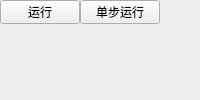
  <widget class="QDockWidget" name="runWidget">
   <property name="minimumSize">
    <size>
     <width>58</width>
     <height>58</height>
    </size>
   </property>
   <property name="contextMenuPolicy">
    <enum>Qt::DefaultContextMenu</enum>
   </property>
   <property name="features">
    <set>QDockWidget::DockWidgetFloatable|QDockWidget::DockWidgetMovable</set>
   </property>
   <attribute name="dockWidgetArea">
    <number>4</number>
   </attribute>
   <widget class="QWidget" name="dockWidgetContents_5">
    <widget class="QPushButton" name="pushButton">
     <property name="geometry">
      <rect>
       <x>0</x>
       <y>0</y>
       <width>80</width>
       <height>24</height>
      </rect>
     </property>
     <property name="text">
      <string>运行</string>
     </property>
    </widget>
    <widget class="QPushButton" name="singerun">
     <property name="enabled">
      <bool>true</bool>
     </property>
     <property name="geometry">
      <rect>
       <x>80</x>
       <y>0</y>
       <width>80</width>
       <height>24</height>
      </rect>
     </property>
     <property name="text">
      <string>单步运行</string>
     </property>
    </widget>
    <widget class="QLabel" name="label_121">
     <property name="geometry">
      <rect>
       <x>260</x>
       <y>0</y>
       <width>651</width>
       <height>31</height>
      </rect>
     </property>
     <property name="text">
      <string/>
     </property>
    </widget>
    <widget class="QWidget" name="horizontalLayoutWidget">
     <property name="geometry">
      <rect>
       <x>749</x>
       <y>0</y>
       <width>421</width>
       <height>31</height>
      </rect>
     </property>
     <layout class="QHBoxLayout" name="horizontalLayout">
      <item>
       <widget class="QPushButton" name="view_reset">
        <property name="text">
         <string/>
        </property>
       </widget>
      </item>
      <item>
       <widget class="QPushButton" name="view_up">
        <property name="text">
         <string/>
        </property>
       </widget>
      </item>
      <item>
       <widget class="QPushButton" name="view_front">
        <property name="text">
         <string/>
        </property>
       </widget>
      </item>
      <item>
       <widget class="QPushButton" name="view_left">
        <property name="text">
         <string/>
        </property>
       </widget>
      </item>
      <item>
       <widget class="QPushButton" name="view_back">
        <property name="text">
         <string/>
        </property>
       </widget>
      </item>
      <item>
       <widget class="QPushButton" name="view_right">
        <property name="text">
         <string/>
        </property>
       </widget>
      </item>
      <item>
       <widget class="QPushButton" name="view_bottom">
        <property name="text">
         <string/>
        </property>
       </widget>
      </item>
      <item>
       <widget class="QPushButton" name="view_frontlso">
        <property name="text">
         <string/>
        </property>
       </widget>
      </item>
      <item>
       <widget class="QPushButton" name="view_backlso">
        <property name="text">
         <string/>
        </property>
       </widget>
      </item>
     </layout>
    </widget>
    <widget class="QPushButton" name="color">
     <property name="enabled">
      <bool>false</bool>
     </property>
     <property name="geometry">
      <rect>
       <x>1520</x>
       <y>0</y>
       <width>31</width>
       <height>31</height>
      </rect>
     </property>
     <property name="styleSheet">
      <string notr="true">background-color: rgb(255, 255, 255);</string>
     </property>
     <property name="text">
      <string/>
     </property>
    </widget>
    <widget class="QLabel" name="position">
     <property name="geometry">
      <rect>
       <x>1560</x>
       <y>0</y>
       <width>361</width>
       <height>31</height>
      </rect>
     </property>
     <property name="text">
      <string/>
     </property>
    </widget>
   </widget>
  </widget>
